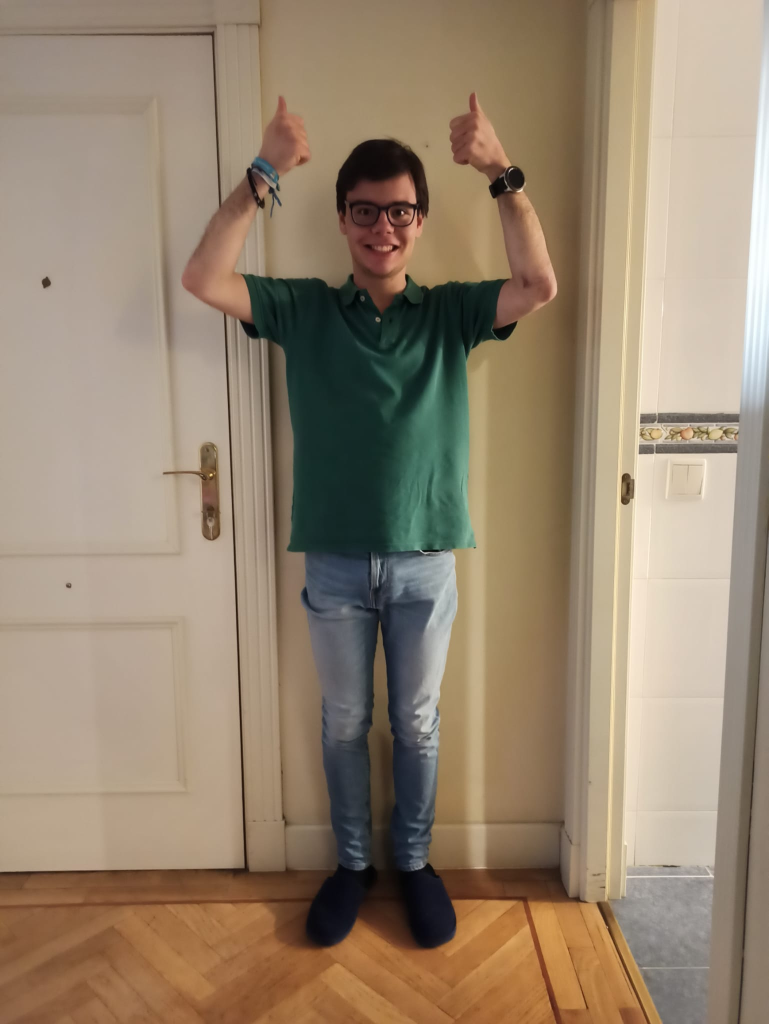
#> input picture keypointsDetection/Images/jorge_ref2.jpg, 1537 x 2048 px, found by its file name (shown at 1/2 size)
$ python keypoints.py
#> lines starting #> are read from the running program, lines starting #| are printed output that depends on the picture; long printed decimals are rounded
import numpy as np
import cv2 as cv2
from matplotlib import pyplot as plt
import os
import scipy.stats

# Change directory
os.chdir('D:')
os.chdir(r'D:\OneDrive - Universidad Politécnica de Madrid\Curso 21-22\1er Semestre\6 - Visión por computador\Trabajo\Programming\vision-recognition')

# Variables de control
matchear = 1
methodName = 'orb'
# Persona
#partesCuerpo = [[800, 500], [300, 2250], [1500, 2250], [500, 3650], [1400, 3650]]
# Daniel
#partesCuerpo = [[1000,850],[350,1900],[1550,1900],[770,3100],[1250,3100]]
# Marta
#partesCuerpo = [[1500, 600], [600, 2250], [2200, 2250], [1200, 3650], [1750, 3650]]
# Jorge
partesCuerpo = [[800, 500], [610, 500], [950, 500], [650, 1800], [850, 1800]]
# Rodrigo
#partesCuerpo = [[380, 250], [40, 900], [600, 900], [250, 1400], [480, 1400]]
# Diego
#partesCuerpo = [[400, 150], [200, 520], [570, 520], [380, 900], [420, 900]]

radio = 150

# Imágenes
folder = 'keypointsDetection/Images'  # directory = '../' + folder
name = 'jorge'
img1Name = folder + '/' + name + '_ref2.jpg'
img2Name = folder + '/' + name + '_2.jpg' # Referencia
img1 = cv2.imread(img1Name, 0)
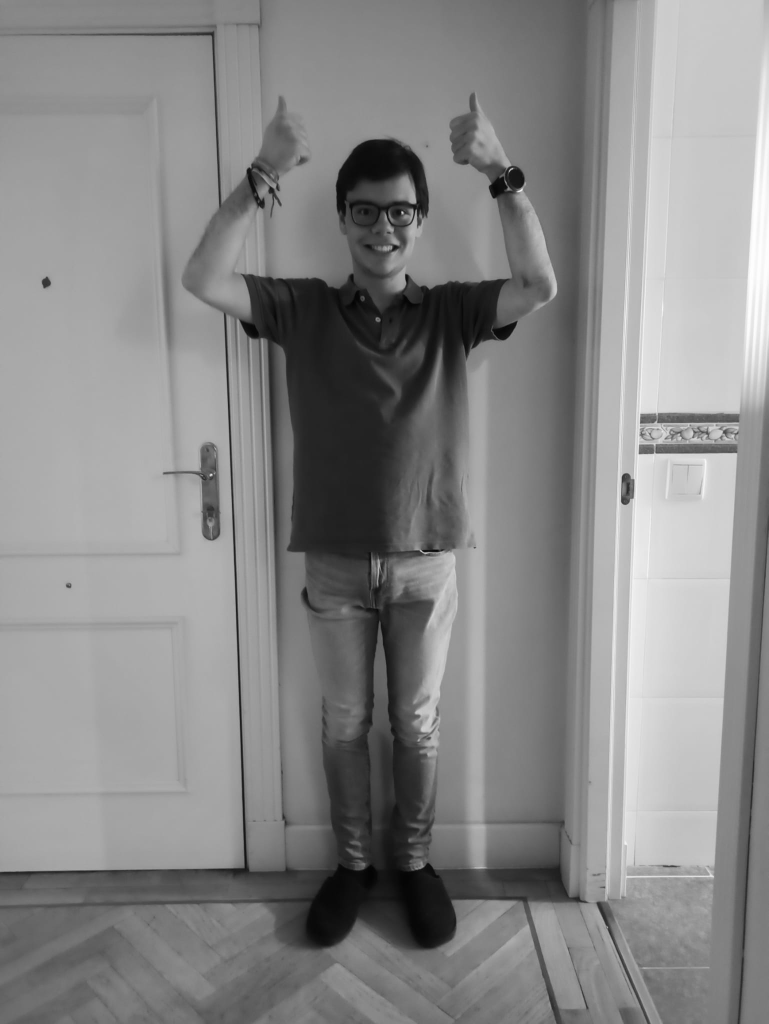
#> img1: shape (2048, 1537) (shown at 1/2 size); min 0, max 255, mean 135.6
img2 = cv2.imread(img2Name, 0)
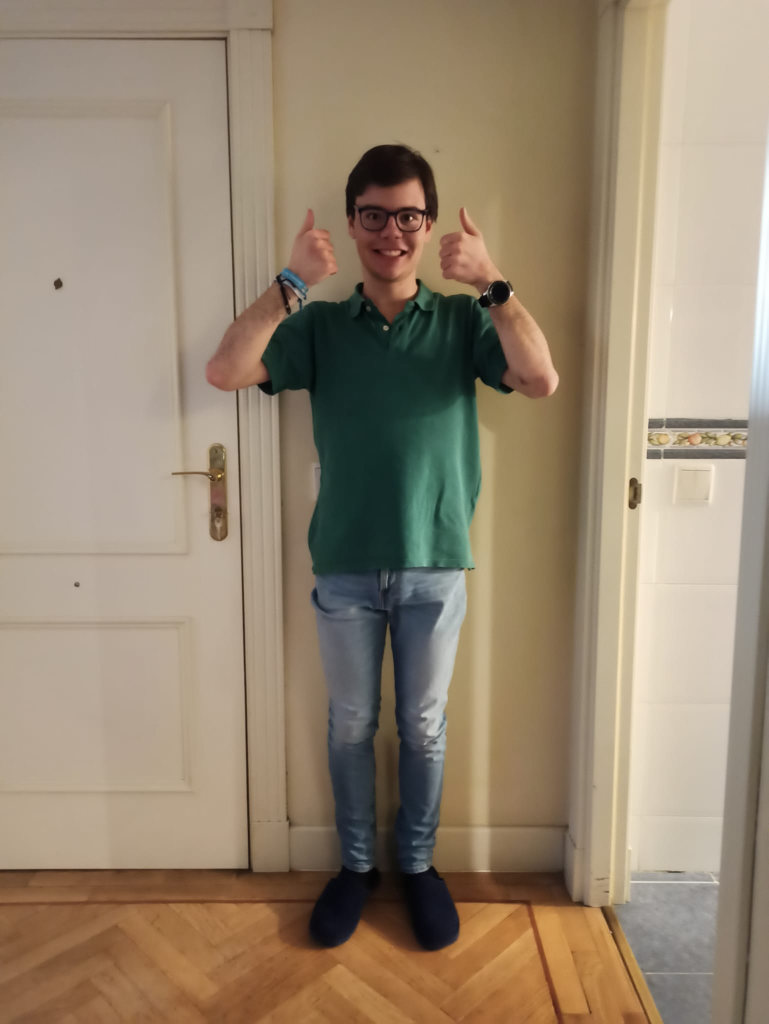
#> input picture keypointsDetection/Images/jorge_2.jpg, 1537 x 2048 px, found by its file name (shown at 1/2 size)
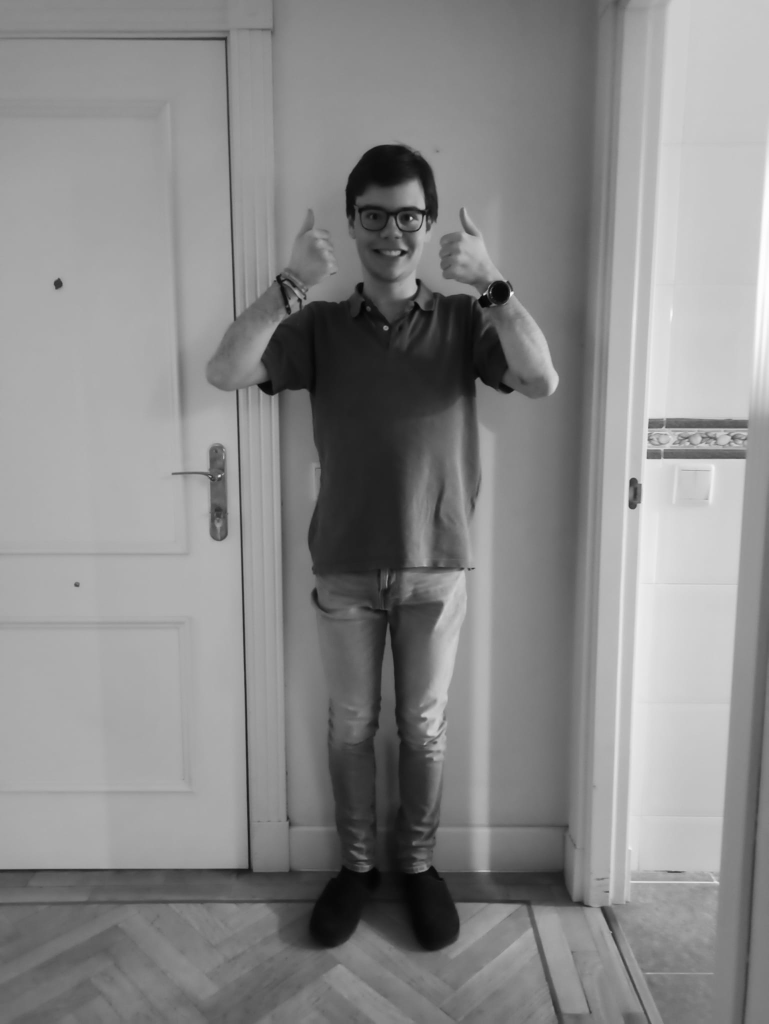
#> img2: shape (2048, 1537) (shown at 1/2 size); min 1, max 255, mean 137.1

# Seleccionar el método y un BruteForce matcher object
if methodName == 'orb':     # ORB
    orb = cv2.ORB_create()
    method = orb
    bf = cv2.BFMatcher(cv2.NORM_HAMMING, crossCheck=True)
elif methodName == 'sift':  # SIFT
    sift = cv2.SIFT_create(15000)  #xfeatures2d.
    method = sift
    bf = cv2.BFMatcher(cv2.NORM_L1, crossCheck=False)

# Detectar keypoints y descriptors
img1KP, img1Des = method.detectAndCompute(img1, None)
#> img1KP = 500 keypoints; strongest (x, y, size): (804, 424, 31), (804, 425, 44.6), (422, 949, 37.2), (423, 949, 31)
img2KP, img2Des = method.detectAndCompute(img2, None)
#> img2KP = 500 keypoints; strongest (x, y, size): (968, 589, 31), (968, 588, 37.2), (1021, 584, 37.2), (821, 435, 31)
#print(len(img2KP))
#print(img2Des.shape)
# Dibujarlos
img1DrawKP = cv2.drawKeypoints(img1, img1KP, None, color=(0, 250, 0), flags=0)
img2DrawKP = cv2.drawKeypoints(img2, img2KP, None, color=(0, 250, 0), flags=0)
plt.imshow(img2DrawKP)
# Guardarlos
#nameSave = folder + '/' + name + '_' + methodName + '.jpg'
#cv.imwrite(nameSave,imgKP)

# Matching
if matchear == 1:
    # Matchear los descriptors de ambas imágenes
    matches = bf.match(img1Des, img2Des)
#> matches = 231 matches
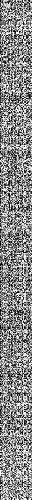
#> img1Des: shape (500, 32); min 0, max 255, mean 136.5
    # [6 lines of commented-out code are left out]
    matches = sorted(matches, key=lambda x: x.distance) #[0:20]

    # Guardar posición en x,y | Comprobar posición de parte del cuerpo (Not sure: RANSAC eliminar los matches malos)
    points1 = np.zeros((len(matches), 2), dtype=np.float32)
#> points1 = 231 pairs, first value 0 to 0, second value 0 to 0
    points2 = np.zeros((len(matches), 2), dtype=np.float32)
#> points2 = 231 pairs, first value 0 to 0, second value 0 to 0
    matchesCuerpo = [0] * 3
    matchesFin = [matches[0]]
#> matchesFin = 1 matches
    # KP1Fin = [img1KP[0]]
    # KP2Fin = [img2KP[0]]
    posParte = np.zeros((5, 2))
    numPartes = np.zeros(5)
    for i,match in enumerate(matches):
        points1[i, :] = img1KP[match.queryIdx].pt
        points2[i, :] = img2KP[match.queryIdx].pt
        # Si está en el circulo de una parte del cuerpo, lo asignamos
        for j,parte in enumerate(partesCuerpo):
            if np.sqrt(np.sum((points2[i]-parte)**2)) < radio:
                # print(points2[i,:])
                aux = [points1[i,0], points1[i,1], j+1]
                matchesCuerpo = np.vstack([matchesCuerpo, aux])
                posParte[j,:] += points1[i,:]
                numPartes[j] += 1
                matchesFin.append(match)
#> after the loop, matchesFin = 155 matches; numPartes = [46, 25, 81, 0, 2]; points1 = 231 pairs, first value 84.6 to 1472.4, second value 331.4 to 1854; points2 = 231 pairs, first value 108 to 1464, second value 82 to 1864; posParte = [[42768.7, 34211.9], [22328.9, 21759.1], [82766.9, 64486.2], [0, 0], [2023, 2209.2]]
                # KP1Fin.append(img1KP[i])
                # KP2Fin.append(img2KP[i])

    # Ordenar la posición de los matches por su parte de cuerpo que corresponden
    matchesCuerpo = sorted(matchesCuerpo, key=lambda x: x[2])
    #print(matchesOrdenados)
    matchesCuerpoPt = np.float32([(matchesCuerpo[e][0:3]) for e in range(1, len(matchesCuerpo))])  # Quitamos el primer 0,0

    # Obtenemos la media por percentiles
    puntosCuerpo = np.zeros((5, 2))
    aux1 = int(matchesCuerpoPt[0][2]) # Primera parte cuerpo encontrada (1:5)
    aux2 = 0 # El rango de valores que se utilizarán para la media
    for k, match in enumerate(matchesCuerpoPt):
        if int(match[2]) != aux1 or k+1 == len(matchesCuerpoPt):
            print(aux1)
            puntosEval = matchesCuerpoPt[aux2:k].flatten().tolist()
            for n in range(0,2):
                coordsEval = [puntosEval[index] for index in range(n, len(puntosEval), 3)]
                if numPartes[aux1 - 1] == 1:
                    puntosCuerpo[aux1 - 1, n] = coordsEval[0]
                else:
                    liminf = scipy.stats.scoreatpercentile(coordsEval, 25)
                    limsup = scipy.stats.scoreatpercentile(coordsEval, 75)
                    print("El 25% percentil es =", liminf, "y el 75% percentil es =", limsup)
                    puntosCuerpo[aux1 - 1, n] = scipy.stats.mstats.tmean(coordsEval, (liminf, limsup))
                    print(puntosCuerpo[aux1 - 1, n])
            aux1 = int(match[2])
            aux2 = k

    # Media de los puntos importantes
    for k,parte in enumerate(posParte):
        if numPartes[k] == 0: # Si no se tiene info del punto
            puntosCuerpo[k, :] = [a/b*c for a, b, c in zip(partesCuerpo[k],
                                      [img2.shape[0], 1], [img1.shape[0], 1])]
            #puntosCuerpo[k, :] = partesCuerpo[k] / [img2.shape[0],1] * [img1.shape[0],1] #[0, 0]
        else: # Simplemente la media, antes de los percentiles
            print(puntosCuerpo)
#> this loop made 5 passes
#> (printed output is left out)
#> after the loop, puntosCuerpo = [[953, 701], [972, 840.9], [1073.8, 777.3], [650, 1800], [1194.4, 1806.1]]
            #puntosCuerpo[k, :] = [parte[0]/numPartes[k], parte[1]/numPartes[k]]
    print(puntosCuerpo)
#| [[ 953.049  700.952]
#|  [ 972.002  840.881]
#|  [1073.847  777.276]
#|  [ 650.         1800.        ]
#|  [1194.394 1806.106]]

    # Dibujar puntos cuerpos
    fig, ax = plt.subplots(1)
    # Mostrar referencia
    ax.set_aspect('equal')
    ax.imshow(img2DrawKP)
    for xx, yy in partesCuerpo:
        draw_circle = plt.Circle((xx+img1.shape[1], yy), radio, fill=False)
        ax.add_artist(draw_circle)
        ax.plot(xx+img1.shape[1], yy, 'bo')
        if xx != partesCuerpo[0][0]:
            ax.plot([partesCuerpo[0][0] + img1.shape[1], xx + img1.shape[1]],
                    [partesCuerpo[0][0], yy], 'b')
    # Dibujar puntos encontrados
    for xx, yy in puntosCuerpo:
        ax.plot(puntosCuerpo[:, 0], puntosCuerpo[:, 1], 'ro')
        if xx != puntosCuerpo[0][0]:
            ax.plot([puntosCuerpo[0][0], xx],
                    [puntosCuerpo[0][0], yy], 'r')
#> this loop made 5 passes


    # [9 lines of commented-out code are left out]
    result = cv2.drawMatches(img1, img1KP,
                             img2, img2KP, matches, None)  # img2, flags=2
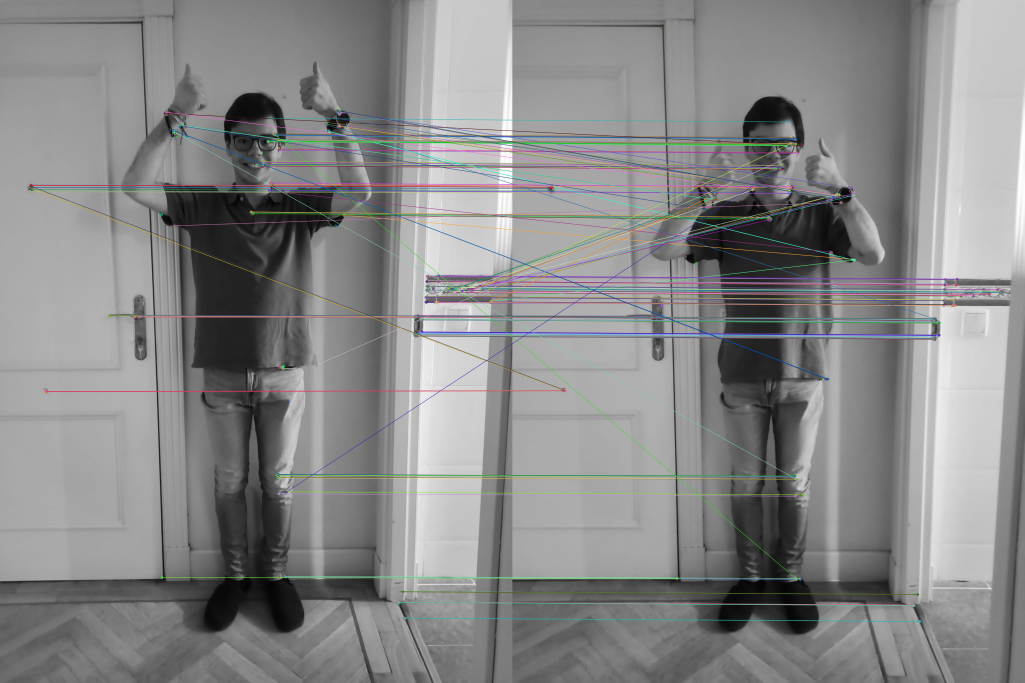
#> result: shape (2048, 3074, 3) (shown at 1/3 size); mean of channels 0, 1, 2 136.2, 136.1, 135.9; drawn as B, G, R

    # Display the best matching points
    plt.rcParams['figure.figsize'] = [14.0, 7.0]
    plt.title('Best Matching Points')
    plt.imshow(result)
    plt.show()
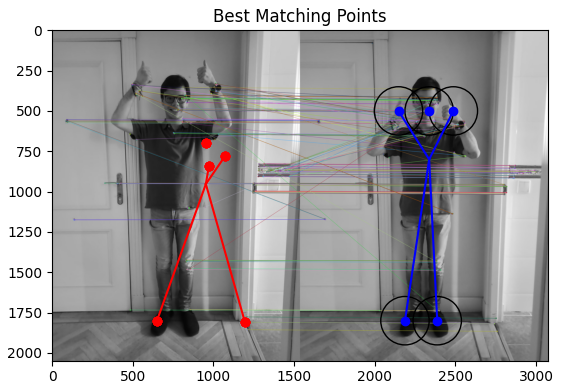
#> figure drawn by matplotlib, 1 panel

    # Guardado
    #nameSave = folder + '/' + name + '_' + methodName + '.jpg'
    #cv.imwrite(nameSave,imgKP)

    # Print total number of matching points between the training and query images
    print("\nNumber of Matching Keypoints Between The Training and Query Images: ", len(matches))
#| Number of Matching Keypoints Between The Training and Query Images:  231
